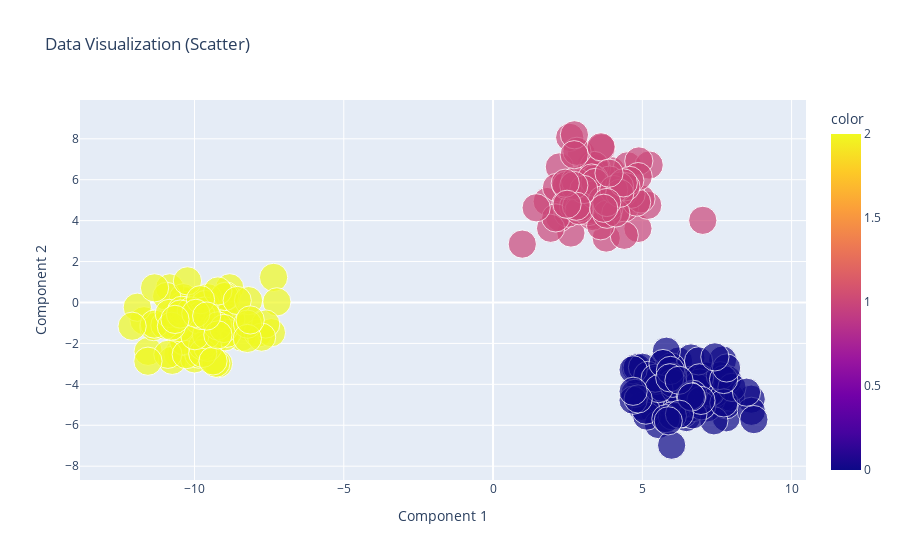

Here is the notebook cell this chart was saved with:
### Code cell
from sklearn.datasets import make_blobs

# Generate sample data
data1, labels = make_blobs(n_samples=300, centers=3, random_state=42)

# Visualization with PCA and scatter plot
vis = DataVisualization(data1, plot_technique='scatter', dim_reduction_technique='PCA', 
                        color_map=labels, point_size=10, opacity=0.7)
vis.fit()
vis.show()

### Figure 1 — Plotly figure (JSON) as saved in the notebook; plotly's stock layout.template omitted (floating-point values rounded to 4 significant figures; data arrays with more than 128 entries replaced by an {"elided": "..."} marker saying what was removed)
{"data": [{"hovertemplate": "Component 1=%{x}<br>Component 2=%{y}<br>size=%{marker.size}<br>color=%{marker.color}<extra></extra>", "legendgroup": "", "marker": {"color": {"elided": "300 int values"}, "coloraxis": "coloraxis", "opacity": 0.7, "size": {"elided": "300 int values"}, "sizemode": "area", "sizeref": 0.025, "symbol": "circle"}, "mode": "markers", "name": "", "orientation": "v", "showlegend": false, "type": "scatter", "x": {"elided": "300 float values"}, "xaxis": "x", "y": {"elided": "300 float values"}, "yaxis": "y"}], "layout": {"coloraxis": {"colorbar": {"title": {"text": "color"}}, "colorscale": [[0, "#0d0887"], [0.1111, "#46039f"], [0.2222, "#7201a8"], [0.3333, "#9c179e"], [0.4444, "#bd3786"], [0.5556, "#d8576b"], [0.6667, "#ed7953"], [0.7778, "#fb9f3a"], [0.8889, "#fdca26"], [1, "#f0f921"]]}, "legend": {"itemsizing": "constant", "tracegroupgap": 0}, "title": {"text": "Data Visualization (Scatter)"}, "xaxis": {"anchor": "y", "domain": [0, 1], "title": {"text": "Component 1"}}, "yaxis": {"anchor": "x", "domain": [0, 1], "title": {"text": "Component 2"}}}}
